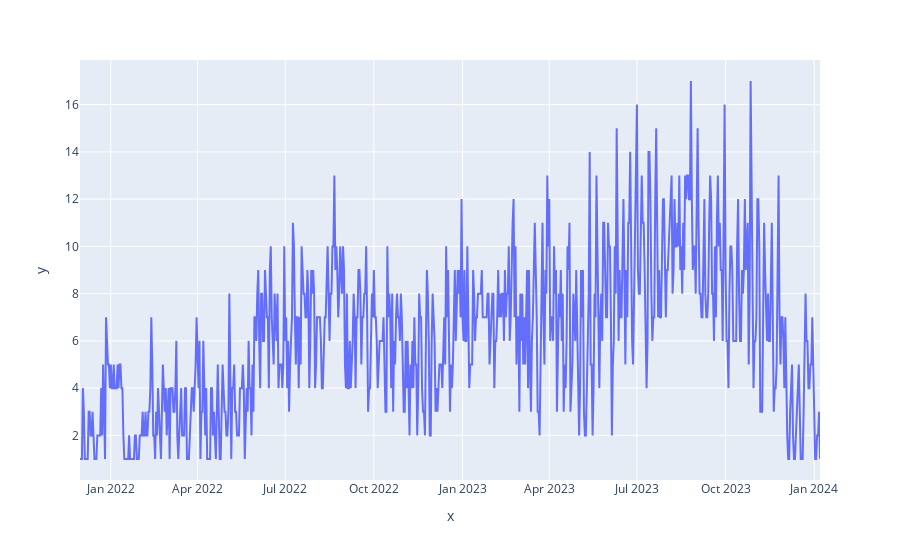

Here is the notebook cell this chart was saved with:
### Code cell
fig = px.line(x = df['date_debut'], y = df['extra_clean'])
fig.show()

### Figure 1 — Plotly figure (JSON) as saved in the notebook; plotly's stock layout.template omitted (floating-point values rounded to 4 significant figures; data arrays with more than 128 entries replaced by an {"elided": "..."} marker saying what was removed)
{"data": [{"hovertemplate": "x=%{x}<br>y=%{y}<extra></extra>", "legendgroup": "", "line": {"color": "#636efa", "dash": "solid"}, "marker": {"symbol": "circle"}, "mode": "lines", "name": "", "orientation": "v", "showlegend": false, "type": "scatter", "x": {"elided": "766 str values"}, "xaxis": "x", "y": {"elided": "766 int values"}, "yaxis": "y"}], "layout": {"legend": {"tracegroupgap": 0}, "margin": {"t": 60}, "xaxis": {"anchor": "y", "domain": [0, 1], "title": {"text": "x"}}, "yaxis": {"anchor": "x", "domain": [0, 1], "title": {"text": "y"}}}}
